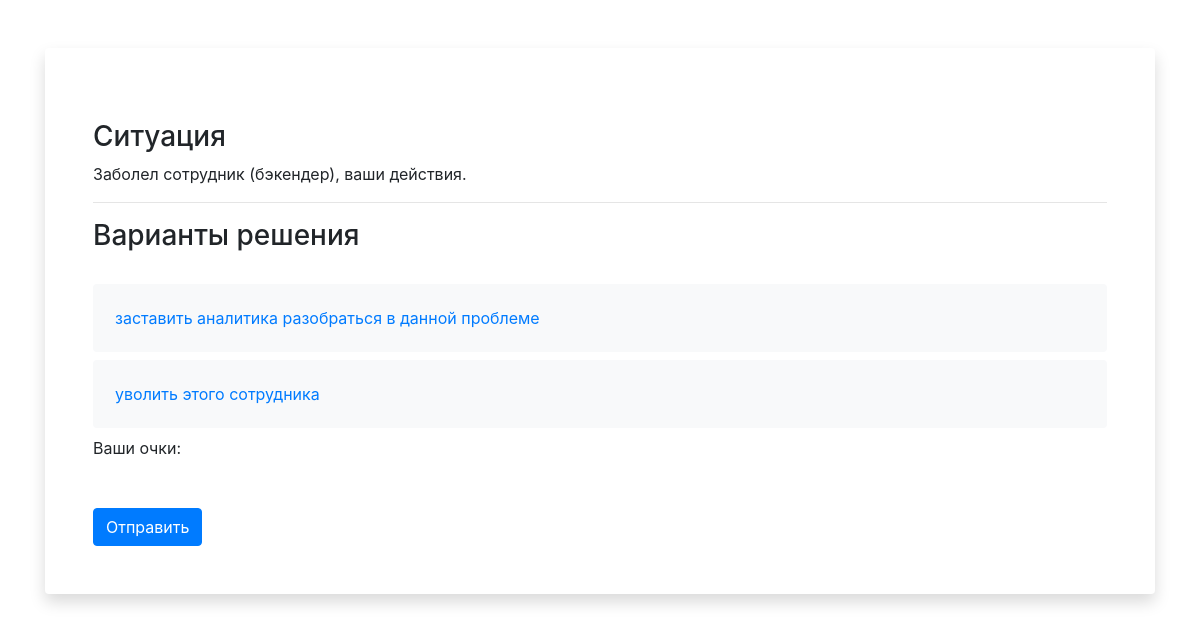
The page /sim/question/2 on the database its author committed.
### sim/models.py (models this page shows, shortened)
class Question(models.Model):
    type = models.CharField(max_length=10, choices=QUESTION_CHOICES, default=QUESTION_CHOICES[1][0])
    name = models.TextField(unique=True)

class Answer(models.Model):
    question = models.ForeignKey(Question, related_name='question_answers', null=False, blank=False,
                                 on_delete=models.CASCADE)
    text = models.TextField()
    class Meta:
        unique_together = (('question', 'text'),)

### sim/views.py (the view, shortened to what this page needs)
# urls.py: url(r'^question/(?P<q_id>[0-9]+)$', question, name='question')
def question(request, q_id):
    question = Question.objects.get(id=q_id)
    question_answers = question.question_answers.all()
    results = Result.objects.filter(
        session_key=request.session.session_key)
    response = render(request, 'sim/question.html', {'answers': question_answers, 'results': results})
    return response

### templates/sim/question.html (shortened to what this page needs)
{% load static %}
<!DOCTYPE html>
<html lang="en">
<head>
    <link rel="stylesheet" href="https://stackpath.bootstrapcdn.com/bootstrap/4.3.1/css/bootstrap.min.css"
>
    <link href="{% static "css/custom.css" %}" type="text/css" rel="stylesheet"/>
</head>
<body>
<div class="container">
    <div class="card border-0 shadow my-5">
        <div class="card-body p-5">
            <br>
            <h3>Ситуация</h3>
            {{ answers.first.question.name }}
            <hr>
            <h3>Варианты решения</h3>
            <br>
            <form method="post">
                {% for answer in answers %}
                    <label>
                        <div class=" card card-body bg-light d-flex flex-row justify-content-between align-items-center">
                            {{ answer.text }}
                        </div>
                    </label>
                {% endfor %}
                Ваши очки:
                <br>
                <br>
                <br>
                <button type="submit" class="btn btn-primary labelText">
                    Отправить
                </button>
            </form>
        </div>
    </div>
</div>
</body>
</html>

### static/css/custom.css (style rules this page uses)
label { width: 100%; font-size: 1rem; }
.card-input-element+.card { height: calc(36px + 2*1rem); color: var(--primary); -webkit-box-shadow: none; box-shadow: none; border: 2px solid transparent; border-radius: 4px; }
body { background: url("http://wellworthsurgical.com/wp-content/uploads/parser/work-desk-background-1.jpg") no-repeat center center fixed; -webkit-background-size: cover; -moz-background-size: cover; background-size: cover; -o-background-size: cover; }

### rows shown on the page
Question: first.question.name "Заболел сотрудник (бэкендер), ваши действия."
Answer: text "заставить аналитика разобраться в данной проблеме"
Answer: text "уволить этого сотрудника"
